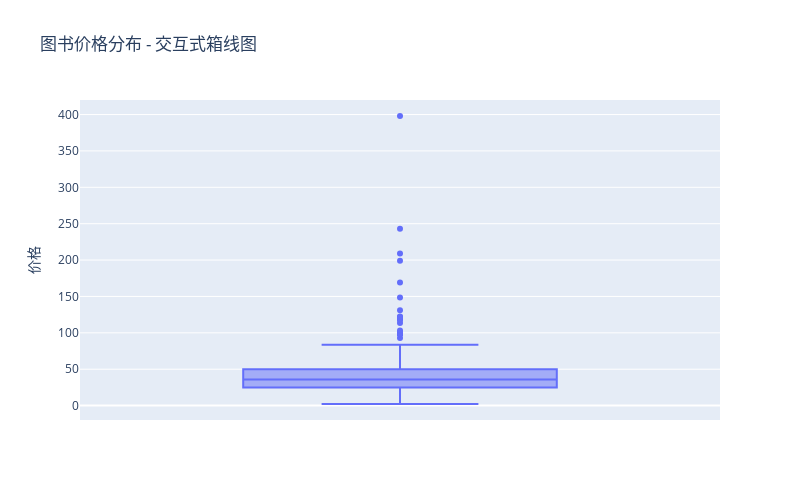
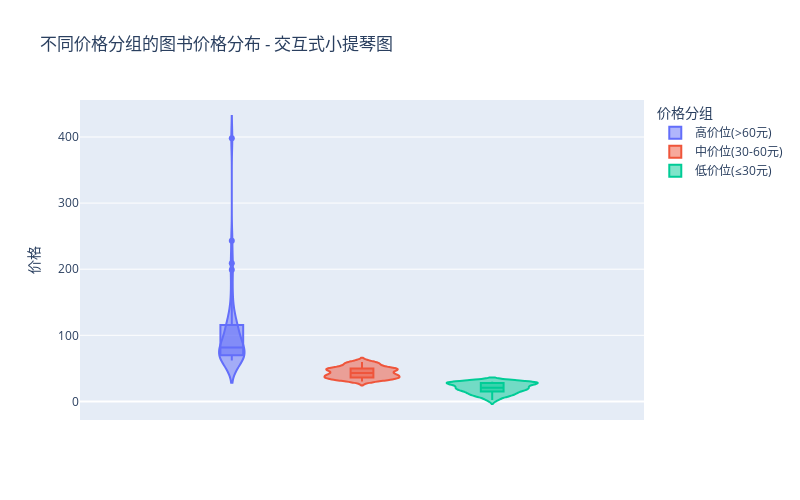
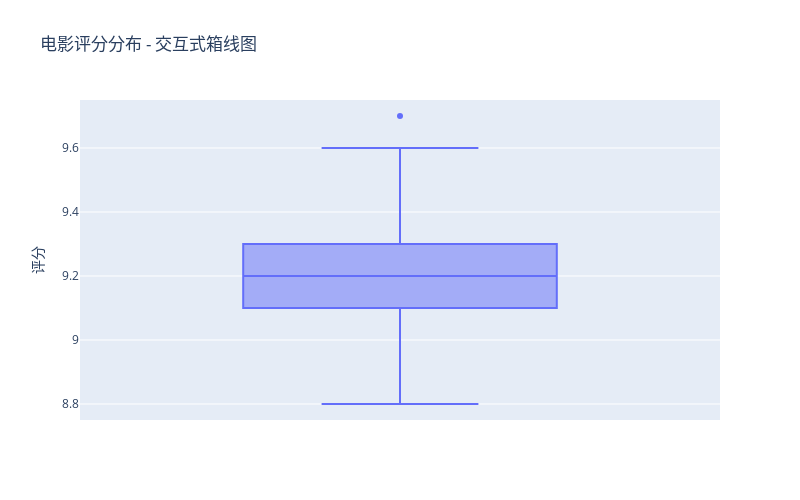
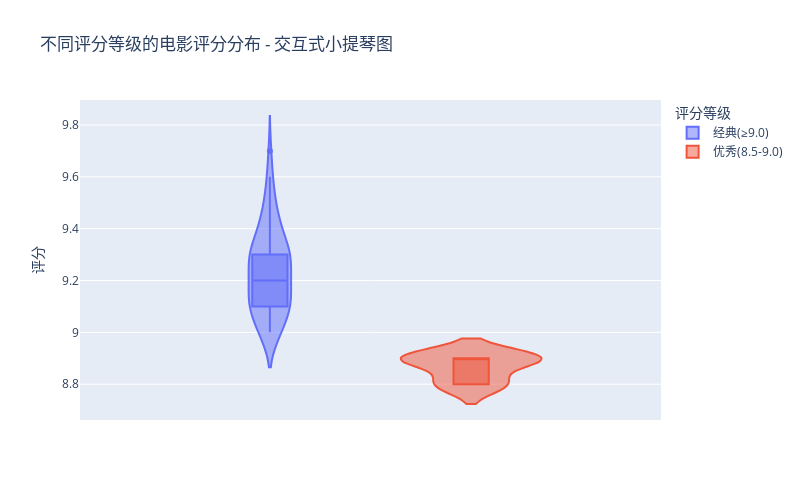

The code cell stored with these charts, in order, in its notebook:
### Markdown cell above
### 4.4 交互式可视化

### Code cell
# 交互式图书数据可视化
if not books_df.empty and '价格' in books_df.columns:
    fig_book = px.box(books_df, y='价格', title='图书价格分布 - 交互式箱线图')
    fig_book.update_layout(width=800, height=500)
    fig_book.show()
    
    if '价格分组' in books_df.columns:
        fig_book_violin = px.violin(books_df, y='价格', color='价格分组', 
                                   title='不同价格分组的图书价格分布 - 交互式小提琴图',
                                   box=True)
        fig_book_violin.update_layout(width=800, height=500)
        fig_book_violin.show()

# 交互式电影数据可视化
if not movies_df.empty and '评分' in movies_df.columns:
    fig_movie = px.box(movies_df, y='评分', title='电影评分分布 - 交互式箱线图')
    fig_movie.update_layout(width=800, height=500)
    fig_movie.show()
    
    if '评分等级' in movies_df.columns:
        fig_movie_violin = px.violin(movies_df, y='评分', color='评分等级',
                                    title='不同评分等级的电影评分分布 - 交互式小提琴图',
                                    box=True)
        fig_movie_violin.update_layout(width=800, height=500)
        fig_movie_violin.show()

### Figure 1 — Plotly figure (JSON) as saved in the notebook; plotly's stock layout.template omitted (floating-point values rounded to 4 significant figures; data arrays with more than 128 entries replaced by an {"elided": "..."} marker saying what was removed)
{"data": [{"alignmentgroup": "True", "hovertemplate": "价格=%{y}<extra></extra>", "legendgroup": "", "marker": {"color": "#636efa"}, "name": "", "notched": false, "offsetgroup": "", "orientation": "v", "showlegend": false, "type": "box", "x0": " ", "xaxis": "x", "y": {"elided": "380 float values"}, "y0": " ", "yaxis": "y"}], "layout": {"boxmode": "group", "height": 500, "legend": {"tracegroupgap": 0}, "title": {"text": "图书价格分布 - 交互式箱线图"}, "width": 800, "xaxis": {"anchor": "y", "domain": [0, 1]}, "yaxis": {"anchor": "x", "domain": [0, 1], "title": {"text": "价格"}}}}

### Figure 2 — Plotly figure (JSON) as saved in the notebook; plotly's stock layout.template omitted (floating-point values rounded to 4 significant figures; data arrays with more than 128 entries replaced by an {"elided": "..."} marker saying what was removed)
{"data": [{"alignmentgroup": "True", "box": {"visible": true}, "hovertemplate": "价格分组=高价位(>60元)<br>价格=%{y}<extra></extra>", "legendgroup": "高价位(>60元)", "marker": {"color": "#636efa"}, "name": "高价位(>60元)", "offsetgroup": "高价位(>60元)", "orientation": "v", "scalegroup": "True", "showlegend": true, "type": "violin", "x0": " ", "xaxis": "x", "y": [69, 70.9, 98, 99, 117.6, 79.8, 398, 63.7, 64.6, 75.1, 69.8, 69.8, 74.1, 98, 99, 61.9, 99.8, 70, 70.5, 169.1, 131.1, 148.5, 243, 113.6, 62.4, 98.8, 83.6, 69, 64.6, 72, 122.6, 209, 76, 103.2, 69.8, 121.6, 75.7, 199, 118.8, 69.8, 64, 92.9, 83.6, 69], "y0": " ", "yaxis": "y"}, {"alignmentgroup": "True", "box": {"visible": true}, "hovertemplate": "价格分组=中价位(30-60元)<br>价格=%{y}<extra></extra>", "legendgroup": "中价位(30-60元)", "marker": {"color": "#EF553B"}, "name": "中价位(30-60元)", "offsetgroup": "中价位(30-60元)", "orientation": "v", "scalegroup": "True", "showlegend": true, "type": "violin", "x0": " ", "xaxis": "x", "y": {"elided": "185 float values"}, "y0": " ", "yaxis": "y"}, {"alignmentgroup": "True", "box": {"visible": true}, "hovertemplate": "价格分组=低价位(≤30元)<br>价格=%{y}<extra></extra>", "legendgroup": "低价位(≤30元)", "marker": {"color": "#00cc96"}, "name": "低价位(≤30元)", "offsetgroup": "低价位(≤30元)", "orientation": "v", "scalegroup": "True", "showlegend": true, "type": "violin", "x0": " ", "xaxis": "x", "y": {"elided": "151 float values"}, "y0": " ", "yaxis": "y"}], "layout": {"height": 500, "legend": {"title": {"text": "价格分组"}, "tracegroupgap": 0}, "title": {"text": "不同价格分组的图书价格分布 - 交互式小提琴图"}, "violinmode": "group", "width": 800, "xaxis": {"anchor": "y", "domain": [0, 1]}, "yaxis": {"anchor": "x", "domain": [0, 1], "title": {"text": "价格"}}}}

### Figure 3 — Plotly figure (JSON) as saved in the notebook; plotly's stock layout.template omitted (floating-point values rounded to 4 significant figures)
{"data": [{"alignmentgroup": "True", "hovertemplate": "评分=%{y}<extra></extra>", "legendgroup": "", "marker": {"color": "#636efa"}, "name": "", "notched": false, "offsetgroup": "", "orientation": "v", "showlegend": false, "type": "box", "x0": " ", "xaxis": "x", "y": [9.7, 9.6, 9.5, 9.5, 9.4, 9.5, 9.4, 9.4, 9.4, 9.4, 9.5, 9.4, 9.3, 9.2, 9.2, 9.3, 9.3, 9.3, 9.6, 9.2, 9.3, 9.3, 9.3, 9.1, 9.1, 9.3, 9.2, 9.2, 9.1, 9.3, 9.2, 9.3, 9, 9.3, 9.1, 9, 9.1, 9.3, 9.4, 9.3, 9.1, 9.2, 9, 9.3, 9.1, 9.3, 9.2, 9, 9.2, 9.1, 9.1, 8.9, 9.4, 9.1, 9.1, 9.1, 9.3, 9.1, 9.2, 9.2, 9.2, 9, 9, 9.1, 9.2, 8.9, 9.2, 9.1, 9, 9.1, 8.9, 8.9, 8.8, 9, 8.8], "y0": " ", "yaxis": "y"}], "layout": {"boxmode": "group", "height": 500, "legend": {"tracegroupgap": 0}, "title": {"text": "电影评分分布 - 交互式箱线图"}, "width": 800, "xaxis": {"anchor": "y", "domain": [0, 1]}, "yaxis": {"anchor": "x", "domain": [0, 1], "title": {"text": "评分"}}}}

### Figure 4 — Plotly figure (JSON) as saved in the notebook; plotly's stock layout.template omitted (floating-point values rounded to 4 significant figures)
{"data": [{"alignmentgroup": "True", "box": {"visible": true}, "hovertemplate": "评分等级=经典(≥9.0)<br>评分=%{y}<extra></extra>", "legendgroup": "经典(≥9.0)", "marker": {"color": "#636efa"}, "name": "经典(≥9.0)", "offsetgroup": "经典(≥9.0)", "orientation": "v", "scalegroup": "True", "showlegend": true, "type": "violin", "x0": " ", "xaxis": "x", "y": [9.7, 9.6, 9.5, 9.5, 9.4, 9.5, 9.4, 9.4, 9.4, 9.4, 9.5, 9.4, 9.3, 9.2, 9.2, 9.3, 9.3, 9.3, 9.6, 9.2, 9.3, 9.3, 9.3, 9.1, 9.1, 9.3, 9.2, 9.2, 9.1, 9.3, 9.2, 9.3, 9, 9.3, 9.1, 9, 9.1, 9.3, 9.4, 9.3, 9.1, 9.2, 9, 9.3, 9.1, 9.3, 9.2, 9, 9.2, 9.1, 9.1, 9.4, 9.1, 9.1, 9.1, 9.3, 9.1, 9.2, 9.2, 9.2, 9, 9, 9.1, 9.2, 9.2, 9.1, 9, 9.1, 9], "y0": " ", "yaxis": "y"}, {"alignmentgroup": "True", "box": {"visible": true}, "hovertemplate": "评分等级=优秀(8.5-9.0)<br>评分=%{y}<extra></extra>", "legendgroup": "优秀(8.5-9.0)", "marker": {"color": "#EF553B"}, "name": "优秀(8.5-9.0)", "offsetgroup": "优秀(8.5-9.0)", "orientation": "v", "scalegroup": "True", "showlegend": true, "type": "violin", "x0": " ", "xaxis": "x", "y": [8.9, 8.9, 8.9, 8.9, 8.8, 8.8], "y0": " ", "yaxis": "y"}], "layout": {"height": 500, "legend": {"title": {"text": "评分等级"}, "tracegroupgap": 0}, "title": {"text": "不同评分等级的电影评分分布 - 交互式小提琴图"}, "violinmode": "group", "width": 800, "xaxis": {"anchor": "y", "domain": [0, 1]}, "yaxis": {"anchor": "x", "domain": [0, 1], "title": {"text": "评分"}}}}
